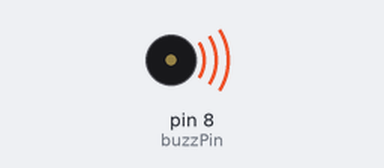
Recording of a sketch running on a simulated Arduino Uno, built with avr-gcc and run on an emulated ATmega328P. Parts: buzzer (waves = sounding).

Above: at 0.1 s.
Timing chart, 0 to 40.0 s (numbered marks = the images above):
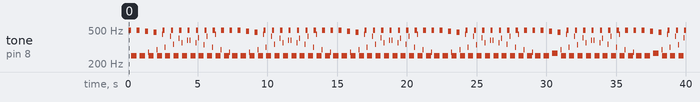

The sketch:

11_Tune_Active_Buzzer.ino
```cpp
int buzzPin = 8;
int delay_1 = 1;
int delay_2 = 2;

void setup() {
  pinMode(buzzPin,HIGH);
}

void loop() {
  for(int i = 1;i <= 100;i = i + 1){
    digitalWrite(buzzPin,HIGH);
    delay(delay_1);
    digitalWrite(buzzPin,LOW);
    delay(delay_1);
  }

  for(int i = 1;i <= 100;i = i + 1){
    digitalWrite(buzzPin,HIGH);
    delay(delay_2);
    digitalWrite(buzzPin,LOW);
    delay(delay_2);
  }
}
```

Measured:
- by itself, tone on pin 8 (buzzPin): plays 496 Hz for 0.20 s, 249 Hz for 0.40 s, 496 Hz for 0.20 s, 249 Hz for 0.40 s, 483 Hz for 0.20 s, 275 Hz for 0.04 s … (228 notes in this stretch)
